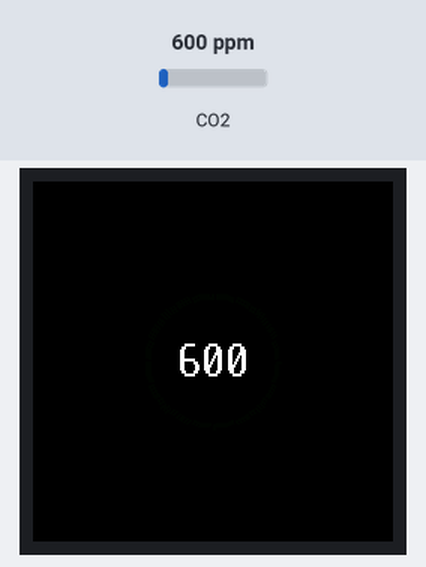
This program was run on a simulated Raspberry Pi Pico running MicroPython. Shown: 240×240 colour display. Inputs (shaded band) come from the test bench; at power-on: CO2 600 ppm. Library files of the repository ran but are not shown: gc9a01py.py, vga1_16x32.py; what the program prints to the serial console is not drawn.

Above: at 1.7 s.
1.8 s: CO2 set to 452 ppm
At 4.3 s:
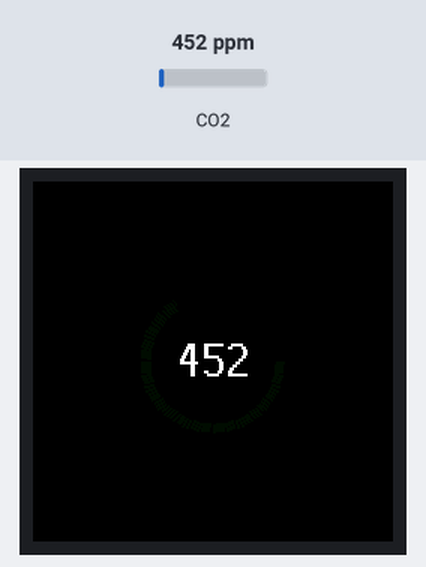
7.2 s: CO2 set to 1050 ppm
At 15.8 s:
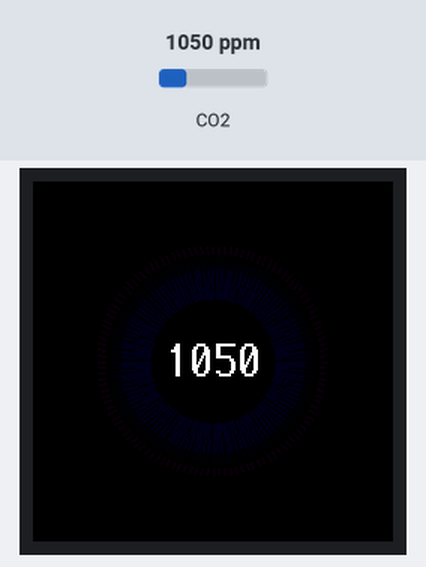
Timing chart, 0 to 17.3 s (numbered marks = the images above; inputs shaded):
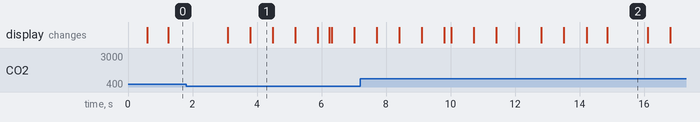

The program:

diff_growth_7.py
```python
import time
import math
import random
import gc
from machine import Pin, SPI, UART
import gc9a01py
from fonts.romfonts import vga1_16x32 as font

# -----------------------
# LCD setup
# -----------------------
spi = SPI(1, baudrate=40000000, polarity=1, phase=1)
dc = Pin(8, Pin.OUT)
cs = Pin(9, Pin.OUT)
rst = Pin(12, Pin.OUT)
bl = Pin(13, Pin.OUT)
bl.on()
lcd = gc9a01py.GC9A01(spi, dc=dc, cs=cs, reset=rst)

# -----------------------
# CO2 sensor
# -----------------------
uart = UART(0, baudrate=9600, tx=Pin(0), rx=Pin(1))
cmd = b"\xFF\x01\x86\x00\x00\x00\x00\x00\x79"

def read_mhz19():
    uart.write(cmd)
    time.sleep(0.05)
    if uart.any() >= 9:
        d = uart.read(9)
        if d and len(d) == 9 and d[0] == 0xFF and d[1] == 0x86:
            return d[2]*256 + d[3]
    return None

# -----------------------
# Colors
# -----------------------
def rgb(r,g,b):
    return gc9a01py.color565(int(r), int(g), int(b))

# COULEURS DE TRANSITION
TRANSITION_COLORS = {
    "VERY_GOOD": ((100, 255, 100), (0, 255, 255)),
    "GOOD": ((0, 255, 255),  (0, 0, 200)),
    "MEDIUM": ((0, 0, 200),  (255, 0, 255)),
    "BAD": ((255, 0, 0), (255, 100, 0))
}

def interp_color(c1,c2,t):
    return (
        int(c1[0]*(1-t)+c2[0]*t),
        int(c1[1]*(1-t)+c2[1]*t),
        int(c1[2]*(1-t)+c2[2]*t)
    )

# -----------------------
# Animation parameters
# -----------------------
cx, cy = 120, 120
text_radius = 42
num_rings = 8
segments = 120
RING_THICKNESS = 2
RING_SPACING = 10
# MAX_LEN_FACTOR n'est plus utilisé pour la rampe
MIN_LEN = 2
MAX_LEN_STATIC = 20 # Longueur fixe pour un cercle visible

ring_lengths = [[0 for _ in range(segments)] for _ in range(num_rings)]
ring_alphas = [[0.001 for _ in range(segments)] for _ in range(num_rings)]
ring_activation_factor = [0.0] * num_rings

# Désactivation des précalculs de rampe

# -----------------------
# Draw one ring with alpha
# -----------------------
def draw_ring_alpha(lcd, cx, cy, radius, lengths, alphas, color, thickness):
    for i in range(segments):
        col = tuple([c * alphas[i] for c in color])
        col565 = rgb(*col)
        angle = 2*math.pi*i/segments
        x0 = int(cx + radius * math.cos(angle))
        y0 = int(cy + radius * math.sin(angle))
        l = lengths[i]
        x1 = int(x0 + l * math.cos(angle))
        y1 = int(y0 + l * math.sin(angle))

        lcd.line(x0, y0, x1, y1, col565)

        if thickness > 1:
            dx = x1 - x0
            dy = y1 - y0
            if abs(dx) > abs(dy):
                for t in range(1, thickness):
                    lcd.line(x0, y0 + t, x1, y1 + t, col565)
            else:
                for t in range(1, thickness):
                    lcd.line(x0 + t, y0, x1 + t, y1, col565)


# -----------------------
# Initial state
# -----------------------
lcd.fill(gc9a01py.BLACK)
last_ppm_value = None
gc.collect()

# -----------------------
# MAIN LOOP
# -----------------------
while True:

    # Effacement de la zone de l'animation pour la fluidité
    lcd.fill_rect(cx - 120, cy - 120, 240, 240, gc9a01py.BLACK)

    # ---- Lecture CO₂ ----
    co2_value = read_mhz19()
    if co2_value is None:
        co2_value = 0

    print("CO2 =", co2_value, "ppm")

    # ---- Définition des paramètres d'état ----
    if co2_value < 600: # very good
        color_set = TRANSITION_COLORS["VERY_GOOD"]
        target_active_rings = 2
    elif co2_value < 800: # good
        color_set = TRANSITION_COLORS["GOOD"]
        target_active_rings = 4
    elif co2_value < 1200: # medium
        color_set = TRANSITION_COLORS["MEDIUM"]
        target_active_rings = 6
    else: # bad
        color_set = TRANSITION_COLORS["BAD"]
        target_active_rings = 8

    target_active_rings = min(target_active_rings, num_rings)

    color_start = color_set[0]
    color_end = color_set[1]

    # ---- Affichage CO₂ sur LCD (Couleur Fixe BLANC) ----
    lcd.text(font, str(co2_value), cx - (len(str(co2_value))*8), cy - 16, rgb(255, 255, 255))
    last_ppm_value = co2_value


    # --- Anneaux Concentriques (Cercles) avec Allumage/Extinction Excentrique ---
    for r in range(num_rings):

        # 1. GESTION DE L'APPARITION EXCENTRIQUE

        target_activation = 1.0 if r < target_active_rings else 0.0

        # Augmentation/diminution du facteur d'activation
        ring_activation_factor[r] += (target_activation - ring_activation_factor[r]) * 0.15

        current_activation = ring_activation_factor[r]

        # Si complètement inactif, ne pas dessiner
        if current_activation < 0.005 and target_activation == 0.0:
             for i in range(segments):
                 ring_alphas[r][i] = 0.001
             continue

        # 2. COULEUR ET OPACITÉ LOCALE

        if target_active_rings > 1:
            t_interp = r / (target_active_rings - 1)
        else:
            t_interp = 0
        t_interp = max(0.0, min(1.0, t_interp))
        current_color = interp_color(color_start, color_end, t_interp)

        base_radius = text_radius + r * RING_SPACING
        radius = base_radius # Rayon fixe (Cercle parfait)

        # Opacité de base (dégradé statique)
        fade_outward_factor = r / (num_rings - 1)
        alpha_base = 1.0

        if target_active_rings > num_rings / 2:
            alpha_base *= (0.6 + 0.4 * fade_outward_factor)
        else:
            alpha_base *= (0.6 + 0.4 * (1 - fade_outward_factor))

        if alpha_base < 0.15: alpha_base = 0.15

        # 3. MISE À JOUR ET DESSIN

        for i in range(segments):

            # Forme = CERCLE PARFAIT (longueur statique et uniforme)
            # L'activation module la longueur statique pour le clignotement
            target_len = MAX_LEN_STATIC * current_activation

            # DESSIN IMMÉDIAT: La longueur est stable
            ring_lengths[r][i] = target_len

            # Allumage/Extinction (Alpha)
            target_alpha = alpha_base * current_activation
            ring_alphas[r][i] += (target_alpha - ring_alphas[r][i]) * 0.15

            if target_alpha < 0.001:
                 ring_alphas[r][i] = 0.001


        draw_ring_alpha(lcd, cx, cy, radius, ring_lengths[r], ring_alphas[r], current_color, RING_THICKNESS)

    time.sleep(0.03)
```
